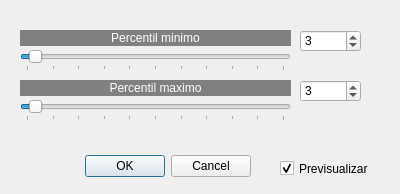
<?xml version="1.0" encoding="UTF-8"?>
<ui version="4.0">
 <class>ajustelineal</class>
 <widget class="QDialog" name="ajustelineal">
  <property name="geometry">
   <rect>
    <x>0</x>
    <y>0</y>
    <width>400</width>
    <height>194</height>
   </rect>
  </property>
  <property name="windowTitle">
   <string>AjusteLinealHist</string>
  </property>
  <widget class="QDialogButtonBox" name="buttonBox">
   <property name="geometry">
    <rect>
     <x>50</x>
     <y>150</y>
     <width>201</width>
     <height>32</height>
    </rect>
   </property>
   <property name="orientation">
    <enum>Qt::Horizontal</enum>
   </property>
   <property name="standardButtons">
    <set>QDialogButtonBox::Cancel|QDialogButtonBox::Ok</set>
   </property>
  </widget>
  <widget class="QSlider" name="horizontalSlider_2">
   <property name="geometry">
    <rect>
     <x>20</x>
     <y>100</y>
     <width>271</width>
     <height>21</height>
    </rect>
   </property>
   <property name="minimum">
    <number>0</number>
   </property>
   <property name="maximum">
    <number>100</number>
   </property>
   <property name="value">
    <number>3</number>
   </property>
   <property name="orientation">
    <enum>Qt::Horizontal</enum>
   </property>
   <property name="tickPosition">
    <enum>QSlider::TicksBelow</enum>
   </property>
   <property name="tickInterval">
    <number>10</number>
   </property>
  </widget>
  <widget class="QSpinBox" name="spinBox_2">
   <property name="geometry">
    <rect>
     <x>300</x>
     <y>80</y>
     <width>61</width>
     <height>22</height>
    </rect>
   </property>
   <property name="minimum">
    <number>0</number>
   </property>
   <property name="maximum">
    <number>100</number>
   </property>
   <property name="value">
    <number>3</number>
   </property>
  </widget>
  <widget class="QSpinBox" name="spinBox">
   <property name="geometry">
    <rect>
     <x>300</x>
     <y>30</y>
     <width>61</width>
     <height>22</height>
    </rect>
   </property>
   <property name="minimum">
    <number>0</number>
   </property>
   <property name="maximum">
    <number>100</number>
   </property>
   <property name="value">
    <number>3</number>
   </property>
  </widget>
  <widget class="QLabel" name="label_2">
   <property name="geometry">
    <rect>
     <x>20</x>
     <y>80</y>
     <width>271</width>
     <height>16</height>
    </rect>
   </property>
   <property name="styleSheet">
    <string notr="true">background-color: rgb(128, 128, 128);
color: rgb(255, 255, 255);</string>
   </property>
   <property name="text">
    <string>Percentil maximo</string>
   </property>
   <property name="alignment">
    <set>Qt::AlignCenter</set>
   </property>
  </widget>
  <widget class="QLabel" name="label">
   <property name="geometry">
    <rect>
     <x>20</x>
     <y>30</y>
     <width>271</width>
     <height>16</height>
    </rect>
   </property>
   <property name="styleSheet">
    <string notr="true">background-color: rgb(128, 128, 128);
color: rgb(255, 255, 255);</string>
   </property>
   <property name="text">
    <string>Percentil minimo</string>
   </property>
   <property name="alignment">
    <set>Qt::AlignCenter</set>
   </property>
  </widget>
  <widget class="QSlider" name="horizontalSlider">
   <property name="geometry">
    <rect>
     <x>20</x>
     <y>50</y>
     <width>271</width>
     <height>21</height>
    </rect>
   </property>
   <property name="minimum">
    <number>0</number>
   </property>
   <property name="maximum">
    <number>100</number>
   </property>
   <property name="pageStep">
    <number>16</number>
   </property>
   <property name="value">
    <number>3</number>
   </property>
   <property name="orientation">
    <enum>Qt::Horizontal</enum>
   </property>
   <property name="tickPosition">
    <enum>QSlider::TicksBelow</enum>
   </property>
   <property name="tickInterval">
    <number>10</number>
   </property>
  </widget>
  <widget class="QCheckBox" name="checkBox">
   <property name="geometry">
    <rect>
     <x>280</x>
     <y>160</y>
     <width>101</width>
     <height>17</height>
    </rect>
   </property>
   <property name="text">
    <string>Previsualizar</string>
   </property>
   <property name="checked">
    <bool>true</bool>
   </property>
  </widget>
 </widget>
 <resources/>
 <connections>
  <connection>
   <sender>buttonBox</sender>
   <signal>accepted()</signal>
   <receiver>ajustelineal</receiver>
   <slot>accept()</slot>
   <hints>
    <hint type="sourcelabel">
     <x>248</x>
     <y>254</y>
    </hint>
    <hint type="destinationlabel">
     <x>157</x>
     <y>274</y>
    </hint>
   </hints>
  </connection>
  <connection>
   <sender>buttonBox</sender>
   <signal>rejected()</signal>
   <receiver>ajustelineal</receiver>
   <slot>reject()</slot>
   <hints>
    <hint type="sourcelabel">
     <x>316</x>
     <y>260</y>
    </hint>
    <hint type="destinationlabel">
     <x>286</x>
     <y>274</y>
    </hint>
   </hints>
  </connection>
 </connections>
</ui>
